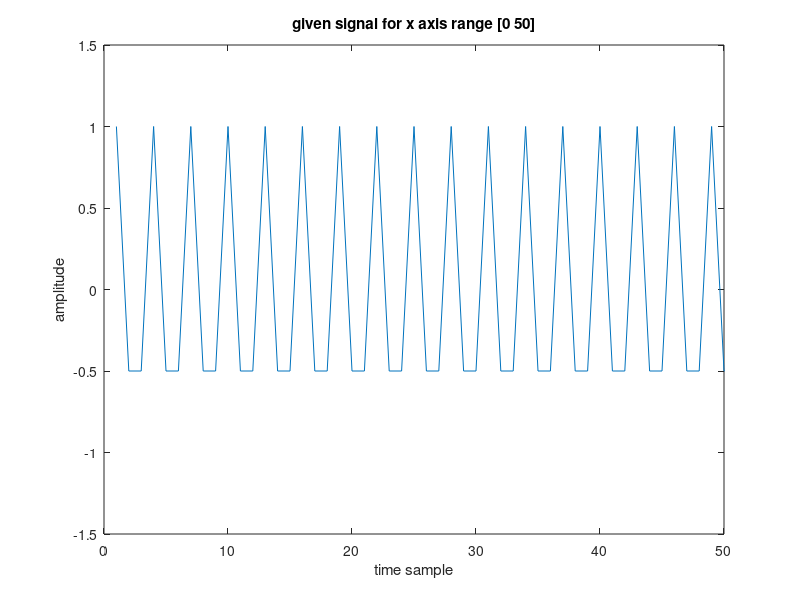
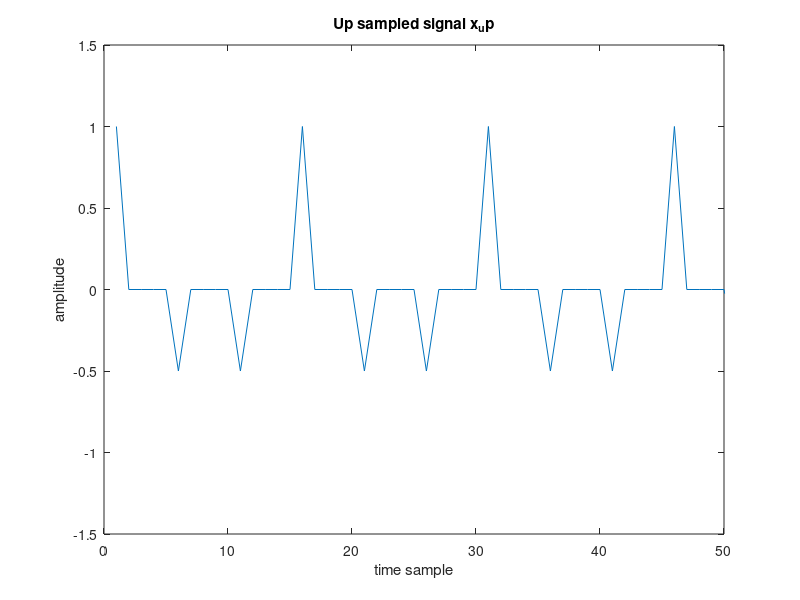
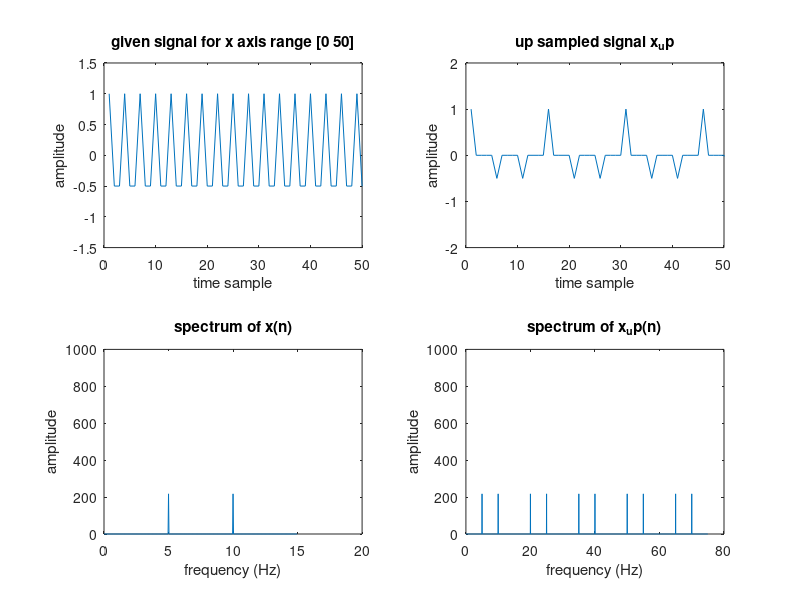
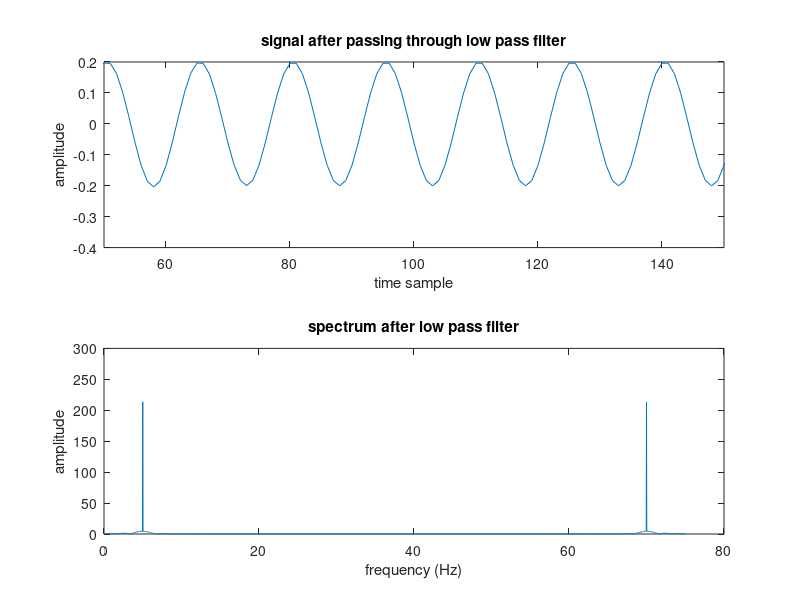

Write MATLAB code to recreate these figures, in order.
clc;
clear all;
close all;


fs=15;
n=0:(1/fs):29-(1/fs);
x =cos(pi*10*n);
figure;
plot(x)
axis([0 50 -1.5 1.5])
title('given signal for x axis range [0 50]')
xlabel('time sample')
ylabel('amplitude')


%-- Up sample by 5.

fs1=fs*5;
% t1=n.*(1/fs1);
% x_up =cos(pi*10*t1);
x_up=upsample(x,5);

figure;
plot(x_up)
title('Up sampled signal x_up')
xlabel('time sample')
ylabel('amplitude')
axis([0 50 -1.5 1.5])




%comparission
y1=fft(x);
y2=fft(x_up);

figure;
subplot(2,2,1)
plot(x)
axis([0 50 -1.5 1.5])
title('given signal for x axis range [0 50]')
xlabel('time sample')
ylabel('amplitude')

subplot(2,2,2)
plot(x_up)
title('up sampled signal x_up')
xlabel('time sample')
ylabel('amplitude')
axis([0 50 -2 2])


n1=0:length(y1)-1;
n2=0:length(y2)-1;
k1=(fs/length(n1))*n1;
k2=(fs1/length(n2))*n2;

subplot(2,2,3)
plot(k1,abs(y1))
ylim([0 1000])
title('spectrum of x(n)')
xlabel('frequency (Hz)')
ylabel('amplitude')


subplot(2,2,4)
plot(k2,abs(y2))
ylim([0 1000])
title('spectrum of x_up(n)')
xlabel('frequency (Hz)')
ylabel('amplitude')

%--end_comparision--


%low-pass filter------

wc=(7.5/fs1)*2; %radians/sec
N1=100;
h1=fir1(N1-1,wc,'low');
den=[1];
x1=filter(h1,den,x_up);
y3=fft(x1);

n3=0:length(y3)-1;
k4=(fs1/length(n3))*n3;



figure;
subplot(2,1,1)
plot(x1)
title('signal after passing through low pass filter')
xlabel('time sample')
ylabel('amplitude')
xlim([50 150])
subplot(2,1,2)
plot(k4,abs(y3))
title('spectrum after low pass filter')
xlabel('frequency (Hz)')
ylabel('amplitude')
ylim([0 300])



%--Q3_c_------

h1;
x_up;
f1=conv(h1,x_up);
f2=fft(f1);
n3=0:length(f2)-1;
N2=length(f2);
Y_sig=(fs1/N2).*(-N2/2:N2/2-1);

figure;
plot(Y_sig,abs(fftshift(f2)))
title('without filter command')
xlabel('frequency (Hz)')
ylabel('amplitude')







